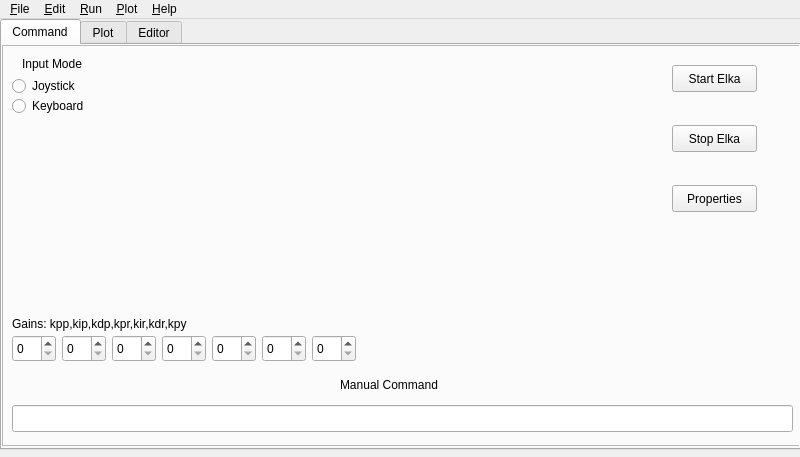
<?xml version="1.0" encoding="UTF-8"?>
<ui version="4.0">
 <class>ElkaMainWindow</class>
 <widget class="QMainWindow" name="ElkaMainWindow">
  <property name="geometry">
   <rect>
    <x>0</x>
    <y>0</y>
    <width>800</width>
    <height>457</height>
   </rect>
  </property>
  <property name="windowTitle">
   <string>ElkaMainWindow</string>
  </property>
  <widget class="QWidget" name="centralWidget">
   <widget class="QTabWidget" name="tab_widget">
    <property name="geometry">
     <rect>
      <x>0</x>
      <y>0</y>
      <width>801</width>
      <height>431</height>
     </rect>
    </property>
    <property name="currentIndex">
     <number>0</number>
    </property>
    <property name="documentMode">
     <bool>false</bool>
    </property>
    <widget class="QWidget" name="Command">
     <attribute name="title">
      <string>Command</string>
     </attribute>
     <widget class="QFrame" name="frame">
      <property name="geometry">
       <rect>
        <x>0</x>
        <y>0</y>
        <width>801</width>
        <height>401</height>
       </rect>
      </property>
      <property name="frameShape">
       <enum>QFrame::StyledPanel</enum>
      </property>
      <property name="frameShadow">
       <enum>QFrame::Raised</enum>
      </property>
      <widget class="QSpinBox" name="gains_kpp">
       <property name="geometry">
        <rect>
         <x>10</x>
         <y>290</y>
         <width>44</width>
         <height>27</height>
        </rect>
       </property>
      </widget>
      <widget class="QLabel" name="gains_label">
       <property name="geometry">
        <rect>
         <x>10</x>
         <y>270</y>
         <width>251</width>
         <height>17</height>
        </rect>
       </property>
       <property name="text">
        <string>Gains: kpp,kip,kdp,kpr,kir,kdr,kpy</string>
       </property>
      </widget>
      <widget class="QSpinBox" name="gains_kip">
       <property name="geometry">
        <rect>
         <x>60</x>
         <y>290</y>
         <width>44</width>
         <height>27</height>
        </rect>
       </property>
      </widget>
      <widget class="QSpinBox" name="gains_kdp">
       <property name="geometry">
        <rect>
         <x>110</x>
         <y>290</y>
         <width>44</width>
         <height>27</height>
        </rect>
       </property>
      </widget>
      <widget class="QSpinBox" name="gains_kpr">
       <property name="geometry">
        <rect>
         <x>160</x>
         <y>290</y>
         <width>44</width>
         <height>27</height>
        </rect>
       </property>
      </widget>
      <widget class="QSpinBox" name="gains_kir">
       <property name="geometry">
        <rect>
         <x>210</x>
         <y>290</y>
         <width>44</width>
         <height>27</height>
        </rect>
       </property>
      </widget>
      <widget class="QSpinBox" name="gains_kdr">
       <property name="geometry">
        <rect>
         <x>260</x>
         <y>290</y>
         <width>44</width>
         <height>27</height>
        </rect>
       </property>
      </widget>
      <widget class="QSpinBox" name="gains_kpy">
       <property name="geometry">
        <rect>
         <x>310</x>
         <y>290</y>
         <width>44</width>
         <height>27</height>
        </rect>
       </property>
      </widget>
      <widget class="QLabel" name="input_label">
       <property name="geometry">
        <rect>
         <x>20</x>
         <y>10</y>
         <width>71</width>
         <height>17</height>
        </rect>
       </property>
       <property name="text">
        <string>Input Mode</string>
       </property>
      </widget>
      <widget class="QRadioButton" name="joystick_input_button">
       <property name="geometry">
        <rect>
         <x>10</x>
         <y>30</y>
         <width>105</width>
         <height>22</height>
        </rect>
       </property>
       <property name="text">
        <string>Joystick</string>
       </property>
      </widget>
      <widget class="QRadioButton" name="keyboard_input_button">
       <property name="geometry">
        <rect>
         <x>10</x>
         <y>50</y>
         <width>105</width>
         <height>22</height>
        </rect>
       </property>
       <property name="text">
        <string>Keyboard</string>
       </property>
      </widget>
      <widget class="QLineEdit" name="manual_input_line">
       <property name="geometry">
        <rect>
         <x>10</x>
         <y>360</y>
         <width>781</width>
         <height>27</height>
        </rect>
       </property>
      </widget>
      <widget class="QLabel" name="manual_input_label">
       <property name="geometry">
        <rect>
         <x>338</x>
         <y>330</y>
         <width>111</width>
         <height>20</height>
        </rect>
       </property>
       <property name="text">
        <string>Manual Command</string>
       </property>
      </widget>
      <widget class="QPushButton" name="stop_elka_button">
       <property name="geometry">
        <rect>
         <x>670</x>
         <y>80</y>
         <width>85</width>
         <height>27</height>
        </rect>
       </property>
       <property name="text">
        <string>Stop Elka</string>
       </property>
      </widget>
      <widget class="QPushButton" name="start_elka_button">
       <property name="geometry">
        <rect>
         <x>670</x>
         <y>20</y>
         <width>85</width>
         <height>27</height>
        </rect>
       </property>
       <property name="text">
        <string>Start Elka</string>
       </property>
      </widget>
      <widget class="QPushButton" name="pushButton">
       <property name="geometry">
        <rect>
         <x>670</x>
         <y>140</y>
         <width>85</width>
         <height>27</height>
        </rect>
       </property>
       <property name="text">
        <string>Properties</string>
       </property>
      </widget>
     </widget>
    </widget>
    <widget class="QWidget" name="Plot">
     <attribute name="title">
      <string>Plot</string>
     </attribute>
     <widget class="QPushButton" name="parse_log_button">
      <property name="geometry">
       <rect>
        <x>10</x>
        <y>30</y>
        <width>85</width>
        <height>27</height>
       </rect>
      </property>
      <property name="text">
       <string>Parse Log</string>
      </property>
     </widget>
     <widget class="QTreeWidget" name="data_sets_tree">
      <property name="geometry">
       <rect>
        <x>510</x>
        <y>10</y>
        <width>281</width>
        <height>191</height>
       </rect>
      </property>
      <column>
       <property name="text">
        <string>Current Data Sets</string>
       </property>
      </column>
      <item>
       <property name="text">
        <string>Inputs</string>
       </property>
      </item>
      <item>
       <property name="text">
        <string>Outputs</string>
       </property>
      </item>
      <item>
       <property name="text">
        <string>Gains</string>
       </property>
      </item>
      <item>
       <property name="text">
        <string>Acks</string>
       </property>
      </item>
      <item>
       <property name="text">
        <string>Drops</string>
       </property>
      </item>
     </widget>
     <widget class="QPushButton" name="save_log_button">
      <property name="geometry">
       <rect>
        <x>10</x>
        <y>90</y>
        <width>85</width>
        <height>27</height>
       </rect>
      </property>
      <property name="text">
       <string>Save Log</string>
      </property>
     </widget>
     <widget class="QPushButton" name="export_data_button">
      <property name="geometry">
       <rect>
        <x>10</x>
        <y>150</y>
        <width>85</width>
        <height>27</height>
       </rect>
      </property>
      <property name="text">
       <string>Export Data</string>
      </property>
     </widget>
     <widget class="QPushButton" name="pushButton_2">
      <property name="geometry">
       <rect>
        <x>10</x>
        <y>210</y>
        <width>85</width>
        <height>27</height>
       </rect>
      </property>
      <property name="text">
       <string>Plot Data</string>
      </property>
     </widget>
    </widget>
    <widget class="QWidget" name="Editor">
     <attribute name="title">
      <string>Editor</string>
     </attribute>
     <widget class="QTextBrowser" name="scripts_text_browser">
      <property name="geometry">
       <rect>
        <x>0</x>
        <y>0</y>
        <width>801</width>
        <height>401</height>
       </rect>
      </property>
      <property name="frameShape">
       <enum>QFrame::Box</enum>
      </property>
      <property name="undoRedoEnabled">
       <bool>true</bool>
      </property>
      <property name="lineWrapMode">
       <enum>QTextEdit::WidgetWidth</enum>
      </property>
      <property name="readOnly">
       <bool>false</bool>
      </property>
     </widget>
    </widget>
   </widget>
  </widget>
  <widget class="QMenuBar" name="menuBar">
   <property name="geometry">
    <rect>
     <x>0</x>
     <y>0</y>
     <width>800</width>
     <height>27</height>
    </rect>
   </property>
   <widget class="QMenu" name="menu_File">
    <property name="title">
     <string>&amp;File</string>
    </property>
    <addaction name="action_New"/>
    <addaction name="action_Open_2"/>
    <addaction name="action_Save_As"/>
    <addaction name="action_Save"/>
    <addaction name="separator"/>
    <addaction name="action_Exit_3"/>
   </widget>
   <widget class="QMenu" name="menu_Edit">
    <property name="title">
     <string>&amp;Edit</string>
    </property>
    <addaction name="action_Undo"/>
    <addaction name="action_Redo"/>
    <addaction name="separator"/>
    <addaction name="action_Cut"/>
    <addaction name="action_Paste"/>
    <addaction name="action_Paste_2"/>
   </widget>
   <widget class="QMenu" name="menu_Run">
    <property name="title">
     <string>&amp;Run</string>
    </property>
    <widget class="QMenu" name="menuInput_Mode">
     <property name="title">
      <string>Input Mode</string>
     </property>
     <addaction name="action_Joystick"/>
     <addaction name="action_Keyboard"/>
    </widget>
    <addaction name="menuInput_Mode"/>
    <addaction name="action_Set_Gains"/>
    <addaction name="separator"/>
    <addaction name="actionStart_Elka"/>
    <addaction name="action_Stop_Elka"/>
    <addaction name="separator"/>
    <addaction name="actionProperties_2"/>
   </widget>
   <widget class="QMenu" name="menu_Help">
    <property name="title">
     <string>&amp;Help</string>
    </property>
    <addaction name="action_Help_Dialogs"/>
    <addaction name="actionProperties"/>
   </widget>
   <widget class="QMenu" name="menu_Plot">
    <property name="title">
     <string>&amp;Plot</string>
    </property>
    <addaction name="action_Parse_Log"/>
    <addaction name="action_Save_Log"/>
    <addaction name="action_Export_Data"/>
    <addaction name="action_Plot_Data"/>
   </widget>
   <addaction name="menu_File"/>
   <addaction name="menu_Edit"/>
   <addaction name="menu_Run"/>
   <addaction name="menu_Plot"/>
   <addaction name="menu_Help"/>
  </widget>
  <action name="action_Open">
   <property name="text">
    <string>&amp;Open</string>
   </property>
  </action>
  <action name="action_Open_2">
   <property name="text">
    <string>&amp;Open</string>
   </property>
  </action>
  <action name="action_New">
   <property name="text">
    <string>&amp;New</string>
   </property>
  </action>
  <action name="action_Save_As">
   <property name="text">
    <string>&amp;Save As</string>
   </property>
  </action>
  <action name="action_Save">
   <property name="text">
    <string>&amp;Save</string>
   </property>
  </action>
  <action name="action_Exit">
   <property name="text">
    <string>&amp;Exit</string>
   </property>
  </action>
  <action name="action_Exit_2">
   <property name="text">
    <string>&amp;Help</string>
   </property>
  </action>
  <action name="action_Exit_3">
   <property name="text">
    <string>&amp;Exit</string>
   </property>
  </action>
  <action name="action_Undo">
   <property name="text">
    <string>&amp;Undo</string>
   </property>
  </action>
  <action name="action_Redo">
   <property name="text">
    <string>&amp;Redo</string>
   </property>
  </action>
  <action name="action_Cut">
   <property name="text">
    <string>&amp;Cut</string>
   </property>
  </action>
  <action name="action_Paste">
   <property name="text">
    <string>&amp;Copy</string>
   </property>
  </action>
  <action name="action_Paste_2">
   <property name="text">
    <string>&amp;Paste</string>
   </property>
  </action>
  <action name="action_Joystick">
   <property name="checkable">
    <bool>true</bool>
   </property>
   <property name="text">
    <string>&amp;Joystick</string>
   </property>
  </action>
  <action name="action_Keyboard">
   <property name="checkable">
    <bool>true</bool>
   </property>
   <property name="text">
    <string>&amp;Keyboard</string>
   </property>
  </action>
  <action name="action_Help_Dialogs">
   <property name="text">
    <string>&amp;Help Dialogs</string>
   </property>
  </action>
  <action name="actionProperties">
   <property name="text">
    <string>Properties</string>
   </property>
  </action>
  <action name="action_Start_Elka">
   <property name="text">
    <string>&amp;Start Elka</string>
   </property>
  </action>
  <action name="action_Parse_Log">
   <property name="text">
    <string>&amp;Parse Log</string>
   </property>
  </action>
  <action name="action_Save_Log">
   <property name="text">
    <string>&amp;Save Log</string>
   </property>
  </action>
  <action name="action_Export_Data">
   <property name="text">
    <string>&amp;Export Data</string>
   </property>
  </action>
  <action name="action_Plot_Data">
   <property name="text">
    <string>&amp;Plot Data</string>
   </property>
  </action>
  <action name="actionProperties_2">
   <property name="text">
    <string>Properties</string>
   </property>
  </action>
  <action name="actionStart_Elka">
   <property name="text">
    <string>Start Elka</string>
   </property>
  </action>
  <action name="action_Stop_Elka">
   <property name="text">
    <string>&amp;Stop Elka</string>
   </property>
  </action>
  <action name="action_Set_Gains">
   <property name="text">
    <string>&amp;Set Gains</string>
   </property>
  </action>
 </widget>
 <layoutdefault spacing="6" margin="11"/>
 <resources/>
 <connections/>
</ui>
